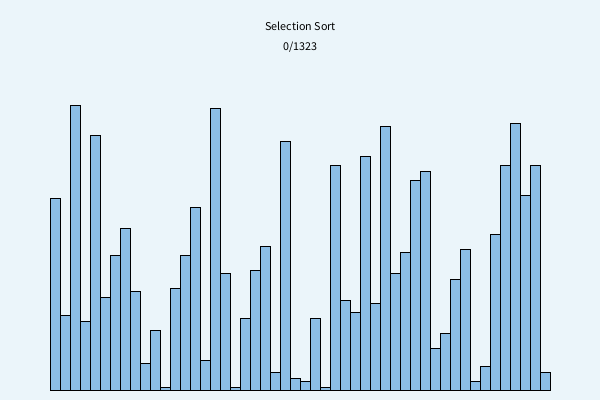
Frame 1 (no input)
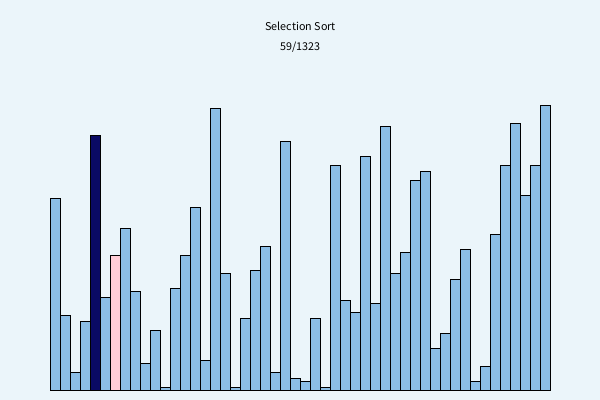
Frame 60 (the mouse pressed at the canvas centre just before this capture)
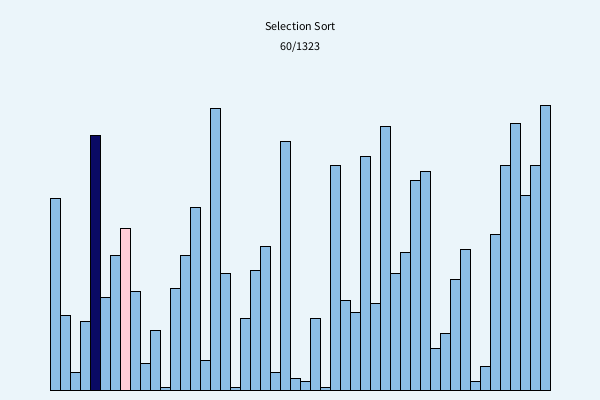
Frame 120 (the mouse held since frame 60 and released just before this capture)

The Processing sketch that drew these frames (run headless with seeded random() and noise(); from frame 60 on, the mouse is pressed at the canvas centre):

// Processing sketch: SelectionSort_Animation
// ── SelectionSort_Animation.pde
ArrayList<Array> lists;
Array list, plist;
int len=50, index=0, loop=0, napTime=50;
boolean autoFlag=true;


void setup() {
  size(600, 400);
  run();
  list = lists.get(0);
}


void draw() {
  background(235, 245, 250);
  list = lists.get(index);
  list.draw();
  fill(0);
  
  textAlign(CENTER);
  text("Selection Sort", width/2, 30);
  text(index+"/"+loop, width/2, 50);
  
  if (autoFlag) nextStep();
}


void nextStep() {
  delay(napTime);
  
  if (index<loop) index++;
  else autoFlag = false;
}


void keyPressed() {
  // Space = pause/play
  if(key == ' ') {
    autoFlag = !autoFlag;
  }
  
  // A = faster
  else if(key == 'a') {
    if(napTime>50)
      napTime -= 50;
  }
  
  // S = slower
  else if(key == 's') {
    napTime += 50;
  }
  
  // Left arrow = previous frame
  else if(key == CODED && keyCode == LEFT) {
    if(index>0){
      index--;
    }  
  }
  
  // Right arrow = next frame
  else if(key == CODED && keyCode == RIGHT) {
    if(index<loop){
      index++;
    }
  }
}


void mousePressed() {
  if(autoFlag) autoFlag=false;
  if(mouseButton == LEFT) {
    if(index>0) index--;
  }
  else if(mouseButton == RIGHT) {
    if(index<loop) index++;
  }
}


void run() {
  loop = index = 0;
  lists = new ArrayList<Array>();
  
  // Create the original random array
  lists.add(new Array(len, 0, -1));
  list = lists.get(0);
  list.printArray();
  
  selectionSort();
  
  list = lists.get(loop);
  list.printArray();
}


void selectionSort() {
  int i, j;
  int max;
  int maxIndex;
  
  for(i=0; i<len-1; i++) {
    // Get the current array
    plist = lists.get(loop);
    
    // Make a copy for the next animation frame
    lists.add(new Array(len, plist.arr, i, 0));
    
    loop++;
    list = lists.get(loop);
    max = maxIndex = -1;
    
    // Find the largest number
    for(j=0; j<len-i; j++) {
      if(max<list.arr[j]) {
        max = list.arr[j];
        maxIndex = j;
      }
      
      // Remember which number is currently the biggest
      list.maxIndex = maxIndex;
      
      // Save this comparison as an animation frame
      plist = lists.get(loop);
      
      lists.add(new Array(len, plist.arr, i, j));
      
      loop++;
      list = lists.get(loop);
      
      // Copy the max index to the new frame
      list.maxIndex = maxIndex;
    }
    
    // Put the largest number at the end
    if(maxIndex != -1) {
      swap(list.arr, maxIndex, len-i-1);
    }
  }
}


void swap(int[] arr, int i, int j) {
  int temp = arr[j];
  arr[j] = arr[i];
  arr[i] = temp;
}

// ── Array.pde
class Array {
  int i0, j0, len, max, w;
  int[] arr;
  int margin = 10;
  int maxIndex = -1;
  
  
  // Create random numbers
  void shuffle() {
    for(int i=0; i<len;i++) {
      arr[i] = (int)random(max);
    }
  }
  
  
  // Create a new random array
  Array(int len, int i0, int j0) {
    max = 100;
    this.i0 = i0;
    this.j0 = j0;
    this.len = len;
    
    arr = new int[len];
    w = (int)((width-2*margin)/len + 2);
    shuffle();
  }
  
  
  // Make a copy of an existing array
  Array(int len, int[] arr, int i0, int j0) {
    max = 100;
    this.i0 = i0;
    this.j0 = j0;
    this.len = len;
    
    this.arr = new int[len];
    w = (int)((width-2*margin)/len + 2);
    
    for (int i=0; i<len; i++) {
      this.arr[i] = arr[i];
    }
  }
  
  
  // Draw the array
  void draw() {
    int x, y, h;
    int barWidth = w - 3;
    int totalWidth = len * barWidth;
    int startX = (width - totalWidth)/2;
    
    for (int i=0; i<len; i++) {
      
      // Highlight the current position
      if(i==maxIndex)
        fill(10, 10, 100);
      else if(i == j0)
        fill(255, 205, 215);
      else
        fill(140, 190, 230);
        
      x = startX + i * barWidth;
      h = arr[i];
      y = height - margin - 3 * h;
      
      rect(x, y, barWidth, 3*h);
    }
  }
  
  
  // Print the array in the console
  void printArray() {
    print("("+nf(i0,2)+","+nf(j0,2)+")- ");
    for(int i=0; i<len; i++) {
      print(nf(arr[i],2)+" ");
    }
    println();
  }
}  
